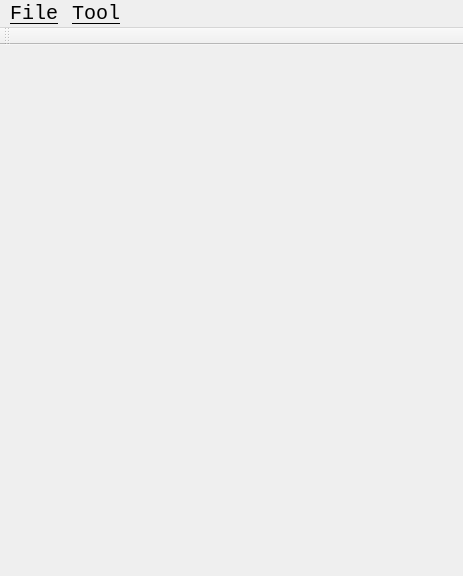
<?xml version="1.0" encoding="UTF-8"?>
<ui version="4.0">
 <class>MainWindow</class>
 <widget class="QMainWindow" name="MainWindow">
  <property name="geometry">
   <rect>
    <x>0</x>
    <y>0</y>
    <width>463</width>
    <height>576</height>
   </rect>
  </property>
  <property name="font">
   <font>
    <weight>50</weight>
    <italic>false</italic>
    <bold>false</bold>
   </font>
  </property>
  <property name="windowTitle">
   <string> Intelligent Scissor Runze Zhang &amp; Bo Liu</string>
  </property>
  <widget class="QWidget" name="centralWidget">
   <property name="enabled">
    <bool>true</bool>
   </property>
   <widget class="QLabel" name="ShowImage">
    <property name="enabled">
     <bool>true</bool>
    </property>
    <property name="geometry">
     <rect>
      <x>0</x>
      <y>0</y>
      <width>500</width>
      <height>500</height>
     </rect>
    </property>
    <property name="font">
     <font>
      <family>Arial</family>
      <pointsize>15</pointsize>
     </font>
    </property>
    <property name="focusPolicy">
     <enum>Qt::ClickFocus</enum>
    </property>
    <property name="acceptDrops">
     <bool>true</bool>
    </property>
    <property name="text">
     <string/>
    </property>
    <property name="scaledContents">
     <bool>false</bool>
    </property>
    <property name="indent">
     <number>0</number>
    </property>
   </widget>
  </widget>
  <widget class="QMenuBar" name="menuBar">
   <property name="geometry">
    <rect>
     <x>0</x>
     <y>0</y>
     <width>463</width>
     <height>29</height>
    </rect>
   </property>
   <property name="font">
    <font>
     <family>Consolas</family>
     <pointsize>15</pointsize>
     <underline>true</underline>
    </font>
   </property>
   <widget class="QMenu" name="menuFile">
    <property name="geometry">
     <rect>
      <x>152</x>
      <y>108</y>
      <width>153</width>
      <height>160</height>
     </rect>
    </property>
    <property name="font">
     <font>
      <underline>false</underline>
     </font>
    </property>
    <property name="title">
     <string>File</string>
    </property>
    <addaction name="Load_Image"/>
    <addaction name="separator"/>
    <addaction name="SaveContour"/>
    <addaction name="SaveMask"/>
    <addaction name="separator"/>
    <addaction name="QuitButton"/>
   </widget>
   <widget class="QMenu" name="menuTool">
    <property name="geometry">
     <rect>
      <x>212</x>
      <y>108</y>
      <width>120</width>
      <height>73</height>
     </rect>
    </property>
    <property name="title">
     <string>Tool</string>
    </property>
    <addaction name="scissor"/>
   </widget>
   <addaction name="menuFile"/>
   <addaction name="menuTool"/>
  </widget>
  <widget class="QToolBar" name="mainToolBar">
   <attribute name="toolBarArea">
    <enum>TopToolBarArea</enum>
   </attribute>
   <attribute name="toolBarBreak">
    <bool>false</bool>
   </attribute>
  </widget>
  <action name="SaveContour">
   <property name="text">
    <string>Save Contour</string>
   </property>
   <property name="font">
    <font>
     <family>Times New Roman</family>
     <pointsize>13</pointsize>
    </font>
   </property>
  </action>
  <action name="SaveMask">
   <property name="text">
    <string>Save Mask</string>
   </property>
   <property name="font">
    <font>
     <family>Times New Roman</family>
     <pointsize>13</pointsize>
    </font>
   </property>
  </action>
  <action name="actionWork_Mode">
   <property name="text">
    <string>Work Mode</string>
   </property>
  </action>
  <action name="actionDebug_Mode">
   <property name="text">
    <string>Debug Mode</string>
   </property>
  </action>
  <action name="ImageOnly">
   <property name="text">
    <string>Image Only</string>
   </property>
  </action>
  <action name="actionWork_Mode_2">
   <property name="checkable">
    <bool>false</bool>
   </property>
   <property name="enabled">
    <bool>false</bool>
   </property>
   <property name="text">
    <string>Work Mode</string>
   </property>
  </action>
  <action name="ImageContour">
   <property name="text">
    <string>Image with Contour</string>
   </property>
  </action>
  <action name="actionDebug_Mode_2">
   <property name="enabled">
    <bool>false</bool>
   </property>
   <property name="text">
    <string>Debug Mode</string>
   </property>
  </action>
  <action name="PixelNode">
   <property name="text">
    <string>Pixel Node</string>
   </property>
  </action>
  <action name="CostGraph">
   <property name="text">
    <string>Cost Graph</string>
   </property>
  </action>
  <action name="PathTree">
   <property name="text">
    <string>Path Tree</string>
   </property>
  </action>
  <action name="MinPath">
   <property name="text">
    <string>Min Path</string>
   </property>
  </action>
  <action name="QuitButton">
   <property name="text">
    <string>Quit</string>
   </property>
   <property name="font">
    <font>
     <family>Times New Roman</family>
     <pointsize>13</pointsize>
    </font>
   </property>
  </action>
  <action name="LoadImage">
   <property name="text">
    <string>Load Image</string>
   </property>
  </action>
  <action name="Load_Image">
   <property name="text">
    <string>Load Image</string>
   </property>
   <property name="font">
    <font>
     <family>Times New Roman</family>
     <pointsize>13</pointsize>
     <underline>false</underline>
    </font>
   </property>
  </action>
  <action name="scissor">
   <property name="text">
    <string>Scissor</string>
   </property>
   <property name="font">
    <font>
     <family>Times New Roman</family>
     <pointsize>13</pointsize>
    </font>
   </property>
  </action>
  <action name="brush">
   <property name="text">
    <string>Brush</string>
   </property>
   <property name="font">
    <font>
     <family>Times New Roman</family>
     <pointsize>13</pointsize>
    </font>
   </property>
  </action>
 </widget>
 <layoutdefault spacing="6" margin="11"/>
 <resources/>
 <connections>
  <connection>
   <sender>Load_Image</sender>
   <signal>triggered()</signal>
   <receiver>MainWindow</receiver>
   <slot>OpenImage()</slot>
   <hints>
    <hint type="sourcelabel">
     <x>-1</x>
     <y>-1</y>
    </hint>
    <hint type="destinationlabel">
     <x>232</x>
     <y>175</y>
    </hint>
   </hints>
  </connection>
  <connection>
   <sender>SaveContour</sender>
   <signal>triggered()</signal>
   <receiver>MainWindow</receiver>
   <slot>save_contour()</slot>
   <hints>
    <hint type="sourcelabel">
     <x>-1</x>
     <y>-1</y>
    </hint>
    <hint type="destinationlabel">
     <x>474</x>
     <y>416</y>
    </hint>
   </hints>
  </connection>
  <connection>
   <sender>SaveMask</sender>
   <signal>triggered()</signal>
   <receiver>MainWindow</receiver>
   <slot>save_mask()</slot>
   <hints>
    <hint type="sourcelabel">
     <x>-1</x>
     <y>-1</y>
    </hint>
    <hint type="destinationlabel">
     <x>474</x>
     <y>416</y>
    </hint>
   </hints>
  </connection>
  <connection>
   <sender>scissor</sender>
   <signal>triggered()</signal>
   <receiver>MainWindow</receiver>
   <slot>on_scissor()</slot>
   <hints>
    <hint type="sourcelabel">
     <x>-1</x>
     <y>-1</y>
    </hint>
    <hint type="destinationlabel">
     <x>474</x>
     <y>416</y>
    </hint>
   </hints>
  </connection>
 </connections>
 <slots>
  <slot>OpenImage()</slot>
  <slot>on_image_only()</slot>
  <slot>on_image_contour()</slot>
  <slot>on_pixel_node()</slot>
  <slot>on_cost_graph()</slot>
  <slot>on_path_tree()</slot>
  <slot>on_min_path()</slot>
  <slot>save_contour()</slot>
  <slot>save_mask()</slot>
  <slot>on_scissor()</slot>
 </slots>
</ui>
